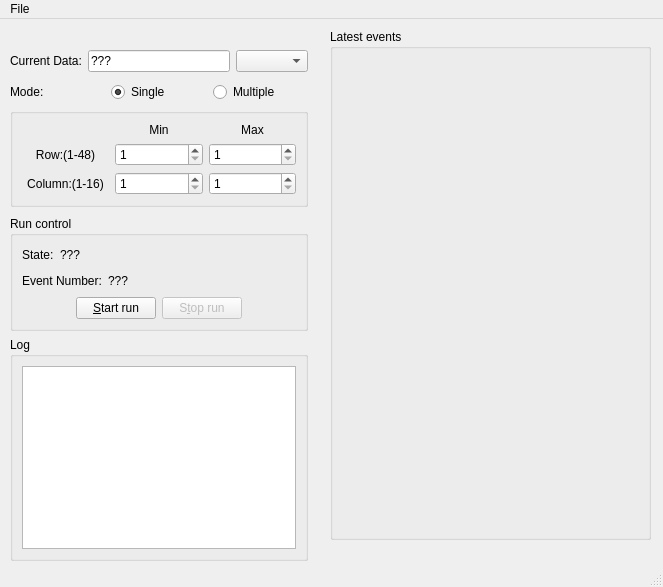
<?xml version="1.0" encoding="UTF-8"?>
<ui version="4.0">
 <class>MainWindow</class>
 <widget class="QMainWindow" name="MainWindow">
  <property name="geometry">
   <rect>
    <x>0</x>
    <y>0</y>
    <width>663</width>
    <height>587</height>
   </rect>
  </property>
  <property name="windowTitle">
   <string>JadePixel</string>
  </property>
  <widget class="QWidget" name="centralwidget">
   <widget class="QGroupBox" name="groupBox_4">
    <property name="geometry">
     <rect>
      <x>330</x>
      <y>10</y>
      <width>321</width>
      <height>511</height>
     </rect>
    </property>
    <property name="title">
     <string>Latest events</string>
    </property>
    <layout class="QVBoxLayout" name="verticalLayout_4">
     <item>
      <widget class="QWidget" name="Pixel_Graph" native="true"/>
     </item>
    </layout>
   </widget>
   <widget class="QWidget" name="layoutWidget">
    <property name="geometry">
     <rect>
      <x>10</x>
      <y>31</y>
      <width>298</width>
      <height>511</height>
     </rect>
    </property>
    <layout class="QVBoxLayout" name="verticalLayout_5">
     <item>
      <layout class="QHBoxLayout" name="horizontalLayout_2">
       <item>
        <layout class="QHBoxLayout" name="horizontalLayout">
         <item>
          <widget class="QLabel" name="label">
           <property name="text">
            <string>Current Data:</string>
           </property>
          </widget>
         </item>
         <item>
          <widget class="QLineEdit" name="LineEdit_CurrentData">
           <property name="text">
            <string>???</string>
           </property>
           <property name="readOnly">
            <bool>true</bool>
           </property>
          </widget>
         </item>
        </layout>
       </item>
       <item>
        <widget class="QComboBox" name="ComboBox_Data"/>
       </item>
      </layout>
     </item>
     <item>
      <spacer name="verticalSpacer">
       <property name="orientation">
        <enum>Qt::Vertical</enum>
       </property>
       <property name="sizeType">
        <enum>QSizePolicy::Maximum</enum>
       </property>
       <property name="sizeHint" stdset="0">
        <size>
         <width>20</width>
         <height>13</height>
        </size>
       </property>
      </spacer>
     </item>
     <item>
      <layout class="QHBoxLayout" name="horizontalLayout_3">
       <item>
        <widget class="QLabel" name="label_8">
         <property name="text">
          <string>Mode:</string>
         </property>
        </widget>
       </item>
       <item>
        <widget class="QRadioButton" name="RadioButton_Single">
         <property name="text">
          <string>Single</string>
         </property>
         <property name="checked">
          <bool>true</bool>
         </property>
        </widget>
       </item>
       <item>
        <widget class="QRadioButton" name="RadioButton_Multi">
         <property name="text">
          <string>Multiple</string>
         </property>
         <property name="checked">
          <bool>false</bool>
         </property>
        </widget>
       </item>
      </layout>
     </item>
     <item>
      <widget class="QGroupBox" name="groupBox_3">
       <property name="title">
        <string/>
       </property>
       <layout class="QVBoxLayout" name="verticalLayout_3">
        <item>
         <layout class="QGridLayout" name="gridLayout">
          <item row="0" column="2">
           <widget class="QLabel" name="label_7">
            <property name="text">
             <string>Max</string>
            </property>
            <property name="alignment">
             <set>Qt::AlignCenter</set>
            </property>
           </widget>
          </item>
          <item row="1" column="0">
           <widget class="QLabel" name="label_3">
            <property name="text">
             <string>Row:(1-48)</string>
            </property>
            <property name="alignment">
             <set>Qt::AlignCenter</set>
            </property>
           </widget>
          </item>
          <item row="1" column="1">
           <widget class="QSpinBox" name="SpinBox_MinRow">
            <property name="minimum">
             <number>1</number>
            </property>
            <property name="maximum">
             <number>48</number>
            </property>
           </widget>
          </item>
          <item row="1" column="2">
           <widget class="QSpinBox" name="SpinBox_MaxRow">
            <property name="minimum">
             <number>1</number>
            </property>
            <property name="maximum">
             <number>48</number>
            </property>
           </widget>
          </item>
          <item row="2" column="0">
           <widget class="QLabel" name="label_2">
            <property name="text">
             <string>Column:(1-16)</string>
            </property>
            <property name="alignment">
             <set>Qt::AlignCenter</set>
            </property>
           </widget>
          </item>
          <item row="2" column="1">
           <widget class="QSpinBox" name="SpinBox_MinCol">
            <property name="minimum">
             <number>1</number>
            </property>
            <property name="maximum">
             <number>16</number>
            </property>
           </widget>
          </item>
          <item row="2" column="2">
           <widget class="QSpinBox" name="SpinBox_MaxCol">
            <property name="minimum">
             <number>1</number>
            </property>
            <property name="maximum">
             <number>16</number>
            </property>
           </widget>
          </item>
          <item row="0" column="1">
           <widget class="QLabel" name="label_4">
            <property name="text">
             <string>Min</string>
            </property>
            <property name="alignment">
             <set>Qt::AlignCenter</set>
            </property>
           </widget>
          </item>
         </layout>
        </item>
       </layout>
      </widget>
     </item>
     <item>
      <spacer name="verticalSpacer_2">
       <property name="orientation">
        <enum>Qt::Vertical</enum>
       </property>
       <property name="sizeType">
        <enum>QSizePolicy::Maximum</enum>
       </property>
       <property name="sizeHint" stdset="0">
        <size>
         <width>20</width>
         <height>13</height>
        </size>
       </property>
      </spacer>
     </item>
     <item>
      <widget class="QGroupBox" name="groupBox">
       <property name="title">
        <string>Run control</string>
       </property>
       <layout class="QVBoxLayout" name="verticalLayout">
        <item>
         <layout class="QHBoxLayout" name="horizontalLayout_5">
          <item>
           <widget class="QLabel" name="label_5">
            <property name="text">
             <string>State:</string>
            </property>
           </widget>
          </item>
          <item>
           <widget class="QLabel" name="Label_State">
            <property name="text">
             <string>???</string>
            </property>
           </widget>
          </item>
          <item>
           <spacer name="horizontalSpacer_4">
            <property name="orientation">
             <enum>Qt::Horizontal</enum>
            </property>
            <property name="sizeHint" stdset="0">
             <size>
              <width>40</width>
              <height>20</height>
             </size>
            </property>
           </spacer>
          </item>
         </layout>
        </item>
        <item>
         <layout class="QHBoxLayout" name="horizontalLayout_6">
          <item>
           <widget class="QLabel" name="label_6">
            <property name="text">
             <string>Event Number:</string>
            </property>
           </widget>
          </item>
          <item>
           <widget class="QLabel" name="Label_EventNumber">
            <property name="text">
             <string>???</string>
            </property>
           </widget>
          </item>
          <item>
           <spacer name="horizontalSpacer_5">
            <property name="orientation">
             <enum>Qt::Horizontal</enum>
            </property>
            <property name="sizeHint" stdset="0">
             <size>
              <width>40</width>
              <height>20</height>
             </size>
            </property>
           </spacer>
          </item>
         </layout>
        </item>
        <item>
         <layout class="QHBoxLayout" name="horizontalLayout_4">
          <item>
           <spacer name="horizontalSpacer_2">
            <property name="orientation">
             <enum>Qt::Horizontal</enum>
            </property>
            <property name="sizeHint" stdset="0">
             <size>
              <width>40</width>
              <height>20</height>
             </size>
            </property>
           </spacer>
          </item>
          <item>
           <widget class="QPushButton" name="Btn_StartRun">
            <property name="text">
             <string>&amp;Start run</string>
            </property>
           </widget>
          </item>
          <item>
           <widget class="QPushButton" name="Btn_StopRun">
            <property name="enabled">
             <bool>false</bool>
            </property>
            <property name="text">
             <string>S&amp;top run</string>
            </property>
           </widget>
          </item>
          <item>
           <spacer name="horizontalSpacer_3">
            <property name="orientation">
             <enum>Qt::Horizontal</enum>
            </property>
            <property name="sizeHint" stdset="0">
             <size>
              <width>40</width>
              <height>20</height>
             </size>
            </property>
           </spacer>
          </item>
         </layout>
        </item>
       </layout>
      </widget>
     </item>
     <item>
      <widget class="QGroupBox" name="groupBox_2">
       <property name="title">
        <string>Log</string>
       </property>
       <layout class="QVBoxLayout" name="verticalLayout_2">
        <item>
         <widget class="QTextEdit" name="TextEdit_Log">
          <property name="readOnly">
           <bool>true</bool>
          </property>
         </widget>
        </item>
       </layout>
      </widget>
     </item>
    </layout>
   </widget>
   <zorder>layoutWidget</zorder>
   <zorder>groupBox_4</zorder>
  </widget>
  <widget class="QMenuBar" name="menubar">
   <property name="geometry">
    <rect>
     <x>0</x>
     <y>0</y>
     <width>663</width>
     <height>23</height>
    </rect>
   </property>
   <widget class="QMenu" name="menuFile">
    <property name="title">
     <string>File</string>
    </property>
    <addaction name="Action_Open"/>
    <addaction name="Action_Save"/>
    <addaction name="Action_Exit"/>
   </widget>
   <addaction name="menuFile"/>
  </widget>
  <widget class="QStatusBar" name="statusbar"/>
  <action name="Action_Open">
   <property name="text">
    <string>Open</string>
   </property>
  </action>
  <action name="Action_Exit">
   <property name="text">
    <string>Exit</string>
   </property>
  </action>
  <action name="Action_Save">
   <property name="text">
    <string>Save</string>
   </property>
  </action>
 </widget>
 <resources/>
 <connections/>
</ui>
